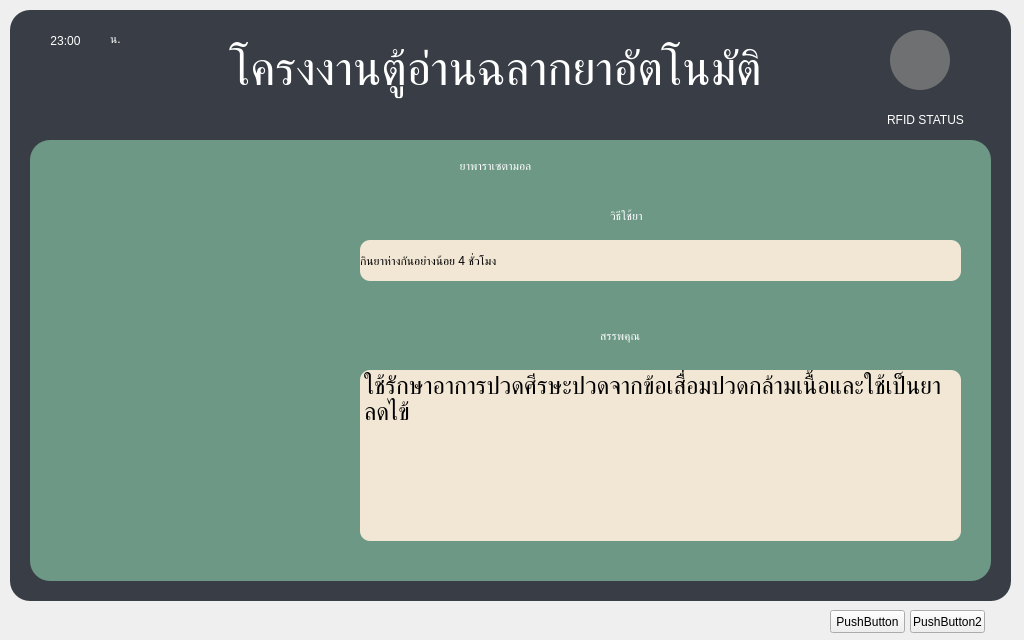
<?xml version="1.0" encoding="UTF-8"?>
<ui version="4.0">
 <class>Form</class>
 <widget class="QWidget" name="Form">
  <property name="geometry">
   <rect>
    <x>0</x>
    <y>0</y>
    <width>1024</width>
    <height>640</height>
   </rect>
  </property>
  <property name="windowTitle">
   <string>Form</string>
  </property>
  <widget class="QFrame" name="frame_bg">
   <property name="geometry">
    <rect>
     <x>10</x>
     <y>10</y>
     <width>1001</width>
     <height>591</height>
    </rect>
   </property>
   <property name="styleSheet">
    <string notr="true">background-color:rgb(57, 62, 70);
border-radius: 20px;</string>
   </property>
   <property name="frameShape">
    <enum>QFrame::StyledPanel</enum>
   </property>
   <property name="frameShadow">
    <enum>QFrame::Raised</enum>
   </property>
   <widget class="QLabel" name="label">
    <property name="geometry">
     <rect>
      <x>90</x>
      <y>30</y>
      <width>791</width>
      <height>61</height>
     </rect>
    </property>
    <property name="font">
     <font>
      <family>Mitr</family>
      <pointsize>35</pointsize>
      <weight>50</weight>
      <italic>false</italic>
      <bold>false</bold>
     </font>
    </property>
    <property name="mouseTracking">
     <bool>false</bool>
    </property>
    <property name="acceptDrops">
     <bool>false</bool>
    </property>
    <property name="layoutDirection">
     <enum>Qt::LeftToRight</enum>
    </property>
    <property name="autoFillBackground">
     <bool>false</bool>
    </property>
    <property name="styleSheet">
     <string notr="true">font: 400 35pt &quot;Mitr&quot;;
color:#fff</string>
    </property>
    <property name="text">
     <string>โครงงานตู้อ่านฉลากยาอัตโนมัติ</string>
    </property>
    <property name="alignment">
     <set>Qt::AlignCenter</set>
    </property>
   </widget>
   <widget class="QWidget" name="bg_led" native="true">
    <property name="geometry">
     <rect>
      <x>870</x>
      <y>10</y>
      <width>81</width>
      <height>81</height>
     </rect>
    </property>
    <property name="styleSheet">
     <string notr="true">border-image: url(:/BG/bg_led.png);</string>
    </property>
    <widget class="QWidget" name="widget_led" native="true">
     <property name="geometry">
      <rect>
       <x>10</x>
       <y>10</y>
       <width>60</width>
       <height>60</height>
      </rect>
     </property>
     <property name="styleSheet">
      <string notr="true">
 border-radius: 30px;
background-color: rgba(120, 120, 120, 0.874);
</string>
     </property>
    </widget>
   </widget>
   <widget class="QLabel" name="label_2">
    <property name="geometry">
     <rect>
      <x>840</x>
      <y>100</y>
      <width>151</width>
      <height>20</height>
     </rect>
    </property>
    <property name="styleSheet">
     <string notr="true">font: 900 12pt &quot;Mitr&quot;;
color:white;
</string>
    </property>
    <property name="text">
     <string>RFID STATUS</string>
    </property>
    <property name="alignment">
     <set>Qt::AlignCenter</set>
    </property>
   </widget>
   <widget class="QWidget" name="widget_details" native="true">
    <property name="enabled">
     <bool>true</bool>
    </property>
    <property name="geometry">
     <rect>
      <x>20</x>
      <y>130</y>
      <width>961</width>
      <height>441</height>
     </rect>
    </property>
    <property name="styleSheet">
     <string notr="true">background-color: rgb(109, 152, 134);</string>
    </property>
    <widget class="QLabel" name="name_drug">
     <property name="geometry">
      <rect>
       <x>10</x>
       <y>10</y>
       <width>911</width>
       <height>31</height>
      </rect>
     </property>
     <property name="styleSheet">
      <string notr="true">font: 400 20pt &quot;Mitr&quot;;
color:#fff</string>
     </property>
     <property name="text">
      <string>ยาพาราเซตามอล</string>
     </property>
     <property name="alignment">
      <set>Qt::AlignCenter</set>
     </property>
    </widget>
    <widget class="QLabel" name="img_drug">
     <property name="geometry">
      <rect>
       <x>20</x>
       <y>60</y>
       <width>240</width>
       <height>360</height>
      </rect>
     </property>
     <property name="styleSheet">
      <string notr="true">image: url(:/Drug/Drug/paracetamol.png);</string>
     </property>
     <property name="text">
      <string/>
     </property>
    </widget>
    <widget class="QScrollArea" name="scrollArea">
     <property name="geometry">
      <rect>
       <x>300</x>
       <y>60</y>
       <width>641</width>
       <height>361</height>
      </rect>
     </property>
     <property name="widgetResizable">
      <bool>true</bool>
     </property>
     <widget class="QWidget" name="scrollAreaWidgetContents">
      <property name="geometry">
       <rect>
        <x>0</x>
        <y>0</y>
        <width>641</width>
        <height>361</height>
       </rect>
      </property>
      <widget class="QLabel" name="label_3">
       <property name="geometry">
        <rect>
         <x>280</x>
         <y>0</y>
         <width>81</width>
         <height>31</height>
        </rect>
       </property>
       <property name="styleSheet">
        <string notr="true">font: 18pt &quot;Mitr&quot;;
color:#fff</string>
       </property>
       <property name="text">
        <string>วิธีใช้ยา</string>
       </property>
      </widget>
      <widget class="QLabel" name="label_4">
       <property name="geometry">
        <rect>
         <x>270</x>
         <y>120</y>
         <width>101</width>
         <height>31</height>
        </rect>
       </property>
       <property name="styleSheet">
        <string notr="true">font: 18pt &quot;Mitr&quot;;
color:#fff;</string>
       </property>
       <property name="text">
        <string>สรรพคุณ</string>
       </property>
      </widget>
      <widget class="QTextBrowser" name="text_properties">
       <property name="geometry">
        <rect>
         <x>30</x>
         <y>170</y>
         <width>601</width>
         <height>171</height>
        </rect>
       </property>
       <property name="font">
        <font>
         <family>Mitr</family>
         <pointsize>14</pointsize>
        </font>
       </property>
       <property name="styleSheet">
        <string notr="true">background-color: #F2E7D5;
border-radius: 10px;</string>
       </property>
       <property name="tabChangesFocus">
        <bool>false</bool>
       </property>
       <property name="undoRedoEnabled">
        <bool>false</bool>
       </property>
       <property name="lineWrapMode">
        <enum>QTextEdit::WidgetWidth</enum>
       </property>
       <property name="readOnly">
        <bool>true</bool>
       </property>
       <property name="html">
        <string>&lt;!DOCTYPE HTML PUBLIC &quot;-//W3C//DTD HTML 4.0//EN&quot; &quot;http://www.w3.org/TR/REC-html40/strict.dtd&quot;&gt;
&lt;html&gt;&lt;head&gt;&lt;meta name=&quot;qrichtext&quot; content=&quot;1&quot; /&gt;&lt;style type=&quot;text/css&quot;&gt;
p, li { white-space: pre-wrap; }
&lt;/style&gt;&lt;/head&gt;&lt;body style=&quot; font-family:'Mitr'; font-size:14pt; font-weight:400; font-style:normal;&quot;&gt;
&lt;p style=&quot; margin-top:0px; margin-bottom:0px; margin-left:0px; margin-right:0px; -qt-block-indent:0; text-indent:0px;&quot;&gt;&lt;span style=&quot; font-size:18pt; color:#000000;&quot;&gt;ใช้รักษาอาการปวดศีรษะปวดจากข้อเสื่อมปวดกล้ามเนื้อและใช้เป็นยาลดไข้ &lt;/span&gt;&lt;/p&gt;&lt;/body&gt;&lt;/html&gt;</string>
       </property>
       <property name="overwriteMode">
        <bool>false</bool>
       </property>
       <property name="acceptRichText">
        <bool>true</bool>
       </property>
       <property name="openExternalLinks">
        <bool>false</bool>
       </property>
      </widget>
      <widget class="QLabel" name="label_use">
       <property name="geometry">
        <rect>
         <x>30</x>
         <y>40</y>
         <width>601</width>
         <height>41</height>
        </rect>
       </property>
       <property name="styleSheet">
        <string notr="true">font: 18pt &quot;Mitr&quot;;
color:#000;
background-color: #F2E7D5;
border-radius: 10px;</string>
       </property>
       <property name="text">
        <string>กินยาห่างกันอย่างน้อย 4 ชั่วโมง</string>
       </property>
       <property name="margin">
        <number>10</number>
       </property>
      </widget>
     </widget>
    </widget>
   </widget>
   <widget class="QLabel" name="label_time">
    <property name="geometry">
     <rect>
      <x>10</x>
      <y>20</y>
      <width>91</width>
      <height>21</height>
     </rect>
    </property>
    <property name="styleSheet">
     <string notr="true">font: 18pt &quot;Mitr&quot;;
color:#fff</string>
    </property>
    <property name="text">
     <string>23:00</string>
    </property>
    <property name="alignment">
     <set>Qt::AlignCenter</set>
    </property>
   </widget>
   <widget class="QLabel" name="label_12">
    <property name="geometry">
     <rect>
      <x>70</x>
      <y>18</y>
      <width>71</width>
      <height>21</height>
     </rect>
    </property>
    <property name="styleSheet">
     <string notr="true">font: 400 18pt &quot;Mitr&quot;;
color:#fff;
background-color: rgba(242, 231, 213, 0);</string>
    </property>
    <property name="text">
     <string>น.</string>
    </property>
    <property name="alignment">
     <set>Qt::AlignCenter</set>
    </property>
   </widget>
  </widget>
  <widget class="QPushButton" name="pushButton">
   <property name="geometry">
    <rect>
     <x>830</x>
     <y>610</y>
     <width>75</width>
     <height>23</height>
    </rect>
   </property>
   <property name="text">
    <string>PushButton</string>
   </property>
  </widget>
  <widget class="QPushButton" name="pushButton_2">
   <property name="geometry">
    <rect>
     <x>910</x>
     <y>610</y>
     <width>75</width>
     <height>23</height>
    </rect>
   </property>
   <property name="text">
    <string>PushButton2</string>
   </property>
  </widget>
 </widget>
 <resources>
  <include location="../Img/MyImg.qrc"/>
 </resources>
 <connections/>
</ui>
